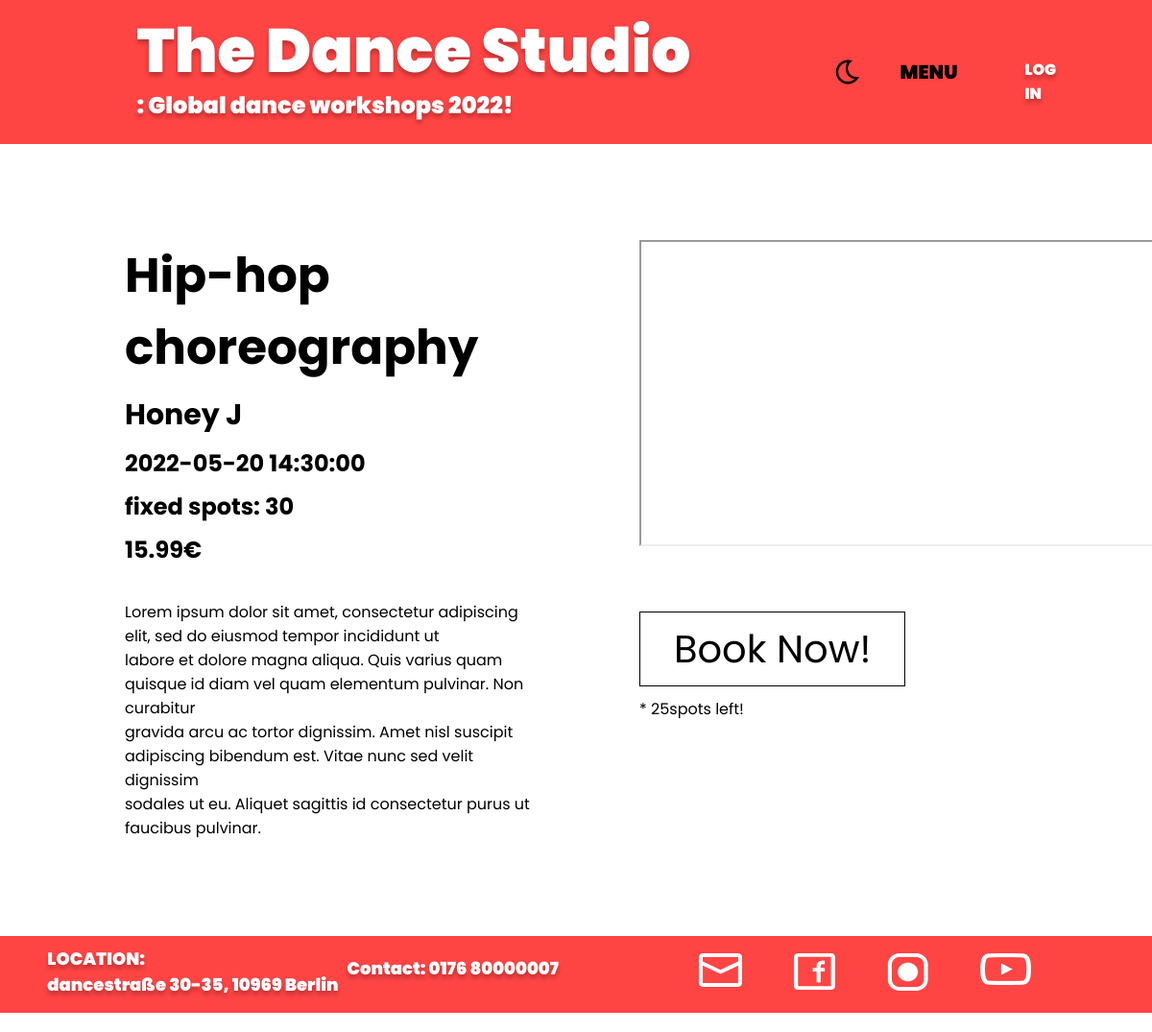
The app's page /classinfo/1, older data.
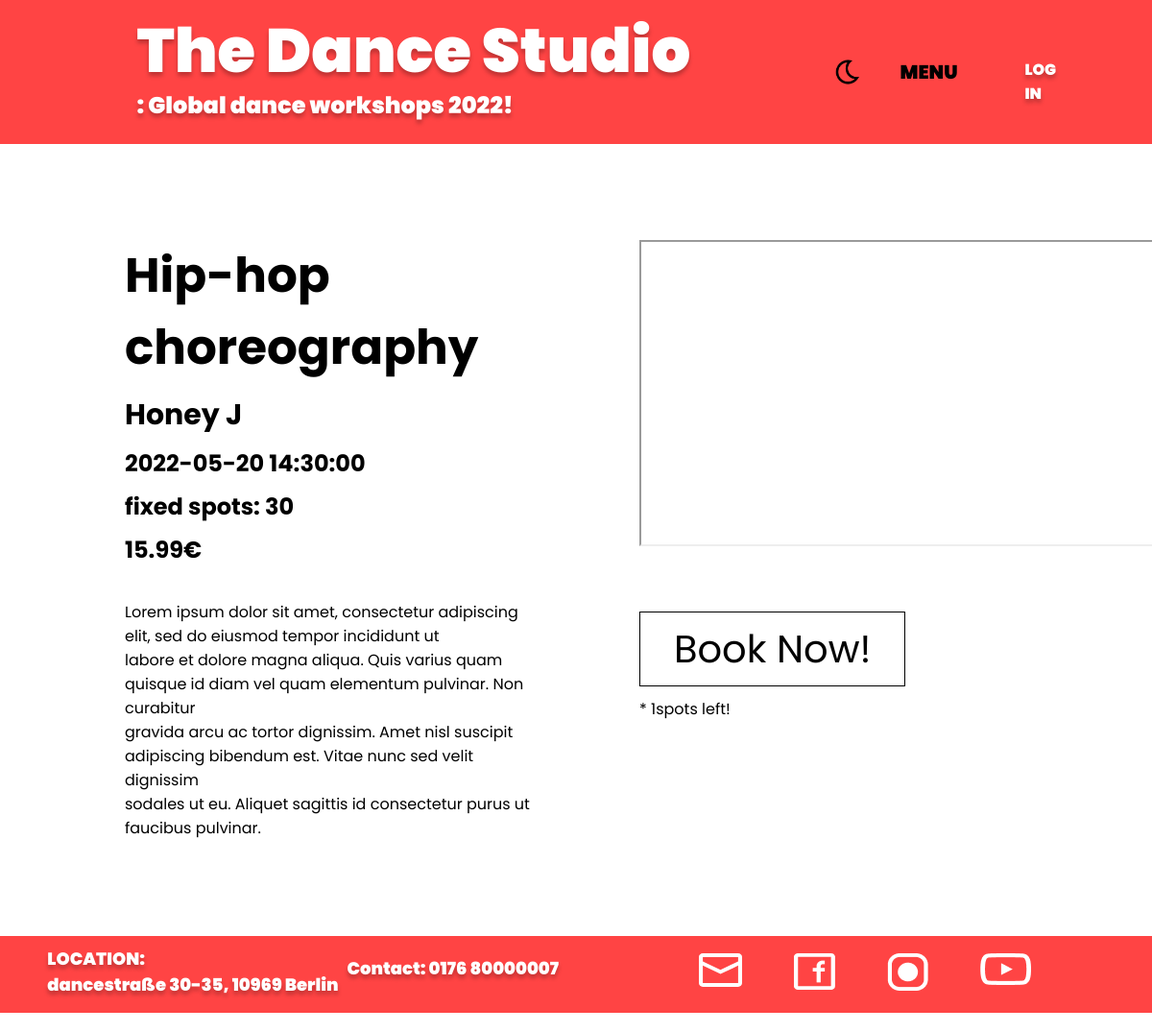
The same page, newer data.
### app/booking/models.py (models this page shows, shortened)
class Workshop(db.Model, CRUDMixin):
    id = db.Column(db.Integer, primary_key=True)
    date = db.Column(db.String(120))
    name = db.Column(db.String(120))
    teacher = db.Column(db.String(150))
    price = db.Column(db.Numeric(100, 2))
    fixed_spots = db.Column(db.Integer)
    available_spots = db.Column(db.Integer)
    picture_url = db.Column(db.String(300))
    video_url= db.Column(db.String(300))
    userinfos = db.relationship('Userinfo', backref='workshop', lazy=True)

### app/booking/routes.py (the view)
@blueprint.route('/classinfo/<int:id>')
def classinfo(id):
    workshop = Workshop.query.filter_by(id=id).first_or_404()
    return render_template('booking/classInfo.htm',workshop=workshop)

### app/templates/booking/classInfo.htm (shortened to what this page needs)
{% extends 'base.html' %}
{% block css %}
<link rel="stylesheet" type="text/css" href="../static/styles/classinfo_style.css">
{% endblock %}
{% block body %}
    <div class="content">
        <div class="info">
            <h1> {{workshop.name}} </h1>
            <h2> {{workshop.teacher}} </h2>
            <h3> {{workshop.date}} </h3>
            <h4> fixed spots: {{workshop.fixed_spots}}</h4>
            <h5> {{workshop.price}}€</h5>
            <p><br>Lorem ipsum dolor sit amet, consectetur adipiscing <br> elit, sed do eiusmod tempor incididunt ut <br>labore et dolore magna aliqua. Quis varius quam <br>quisque id diam vel quam elementum pulvinar. Non curabitur<br> gravida arcu ac tortor dignissim. Amet nisl suscipit <br>adipiscing bibendum est. Vitae nunc sed velit dignissim <br>sodales ut eu. Aliquet sagittis id consectetur purus ut <br>faucibus pulvinar. </p>
        </div>
        <div class="rightside">
            <iframe width="560" height="315" src={{workshop.video_url}}>
            </iframe>
            <br>
            <a href="/book/{{workshop.id}}" id="book" onclick="togglePopup()" class="{{workshop.available_spots}}">
                Book Now!
            </a>
            <p1>
            <br> * {{workshop.available_spots}}spots left!
            </p1>
        </div>
    </div>
{% endblock %}

### app/templates/base.html (shortened to what this page needs)
<!DOCTYPE html>
<html lang="en">
    <head>
        {% block head %}
            <link rel="stylesheet" type="text/css" href="../static/styles/base_style.css">
            {% block css %}{% endblock %}
        {% endblock %}
    </head>
<body id="body" class="light-theme">
    <div class="header">
        <div class="logos">
            <div class="logo">
                <a href="/"> The Dance Studio <br></a>
            </div>
            <div class="second_logo">
                <br>: Global dance workshops 2022!
            </div>
        </div>
        <nav>
            <img src="../static/images/moon.png" id="icon" onclick="switchDarkLightTheme()">
            <div class="auth">
                {% if not current_user.is_authenticated %}
                    <div class="login">
                        <a href="{{ url_for('auth.get_login') }}">LOG IN </a>
                    </div>
                {% endif %}
            </div>
            <div class="full-menu">
                <div class="menu">
                    <a href="#" class="menu-text" >
                        <span>MENU</span>
                    </a>
                </div>
            </div>
        </nav>
    </div>
    {% block body %} {% endblock %}
    <footer>
        <div class="location">
            <p>
                LOCATION: <br>
                dancestraße 30-35, 10969 Berlin<br>
            </p>
        </div>
        <div class="contact">
            <p>Contact: 0176 80000007</p>
        </div>
        <ul class="socialIcons">
            <li>
                <a href="mailto:jung.lee@code.berlin">
                    <img src="../static/images/mailicon.svg" alt="mail">
                </a>
            </li>
            <li>
                <a href="https://www.facebook.com" target="_blank" rel="noopener noreferrer">
                    <img src="../static/images/fbicon.png" alt="facebook">
                </a>
            </li>
            <li>
                <a href="https://www.instagram.com" target="_blank" rel="noopener noreferrer">
                    <img src="../static/images/instaicon.png" alt="instagram">
                </a>
            </li>
            <li>
                <a href="https://www.youtube.com" target="_blank" rel="noopener noreferrer">
                    <img src="../static/images/youtubeicon.png" alt="youtube">
                </a>
            </li>
        </ul>
    </footer>
</body>
</html>

### app/static/styles/base_style.css (style rules this page uses)
* { margin: 0; padding: 0; }
body.light-theme { --primary-color: white; --secondary-color: #FF4444; }
#icon { height: 30px; width: auto; cursor: pointer; position: absolute; left: -150px; }
body { font-family: 'Poppins', sans-serif; background-color: var(--primary-color); height: 100%; }
.header { background-color: var(--secondary-color); height: 150px; width: 100%; display: flex; flex-direction: row; justify-content: space-around; align-items: center; }
.logos { display: flex; justify-content: flex-start; flex-direction: column; width: 650px; }
.logo { font-weight: 900; font-style: normal; font-size: 64px; text-shadow: 0px 4px 4px rgba(0, 0, 0, 0.25); position: relative; left: 20px; top: 10px; transition: 300ms; }
.second_logo { font-style: normal; font-weight: 900; font-size: 24px; line-height: 33px; color: #FFFFFF; position: relative; top: -30px; left: 20px; text-shadow: 0px 4px 4px rgba(0, 0, 0, 0.25); }
.logos a { text-decoration: none; color: #ffffff; }
.menu { display: flex; flex-direction: column; }
.menu-text { text-decoration: none; color: #000000; font-size: 20px; font-weight: 900; position: relative; right: 80px; }
nav { display: flex; flex-direction: row; position: relative; align-content: space-around; }
.auth { position: absolute; left: 50px; }
.login a { color: #ffffff; text-decoration: none; text-shadow: 0px 4px 4px rgba(0, 0, 0, 0.25); font-weight: 900; }
.login::after { content: ''; width: 0%; height: 2px; background: #ffffff; display: block; margin: auto; transition: 0.5s; }
footer { height: 80px; background-color: var(--secondary-color); display: flex; justify-content: space-around; margin-bottom: 0px; }
footer .location { position: relative; top: 10px; left: 30px; }
footer .contact { position: relative; top: 20px; }
footer p { color: #FFFFFF; font-size: 18px; font-weight: 900; font-weight: 900; text-shadow: 0px 4px 4px rgba(0, 0, 0, 0.25); }
.socialIcons { position: relative; top: 10px; }
footer ul { width: 400px; list-style: none; display: flex; flex-direction: row; justify-content: space-around; padding: 8px 80px; }
footer ul li { transition: 400ms; }

### app/static/styles/classinfo_style.css (style rules this page uses)
body.light-theme { --tertiary-color: black; --secondary-color: #FF4444; }
.content { display: flex; flex-direction: row; margin: 100px 30px; color: var(--tertiary-color); position: relative; left: 100px; width: 1000px; }
.content h1 { font-size: 50px; margin-bottom: 10px; }
.content h2 { font-size: 30px; margin-bottom: 10px; }
.content h3, h4, h5 { font-size: 24px; margin-bottom: 10px; }
.rightside { position: relative; left: 100px; }
.rightside iframe { margin-bottom: 70px; }
#book { text-decoration: none; color: var(--tertiary-color); font-size: 40px; margin: 10px 0 30px 0; border: 1px solid var(--tertiary-color); padding: 10px 35px; cursor: pointer; transition: 500ms; }
.rightside p1 { position: relative; top: 20px; }

Row changes from the older to the newer data that the page shows:
changed Workshop "Hip-hop choreography": available_spots "25" → "1"
